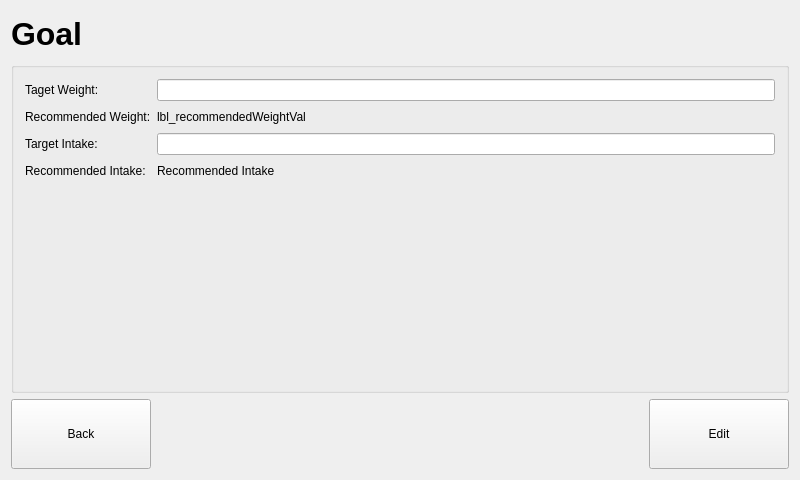
<?xml version="1.0" encoding="UTF-8"?>
<ui version="4.0">
 <class>goal</class>
 <widget class="QWidget" name="goal">
  <property name="geometry">
   <rect>
    <x>0</x>
    <y>0</y>
    <width>800</width>
    <height>480</height>
   </rect>
  </property>
  <property name="windowTitle">
   <string>goal</string>
  </property>
  <layout class="QGridLayout" name="gridLayout">
   <item row="0" column="0">
    <widget class="QLabel" name="lbl_title">
     <property name="font">
      <font>
       <pointsize>24</pointsize>
       <weight>75</weight>
       <bold>true</bold>
      </font>
     </property>
     <property name="text">
      <string>Goal</string>
     </property>
    </widget>
   </item>
   <item row="2" column="0">
    <widget class="QPushButton" name="btn_back">
     <property name="minimumSize">
      <size>
       <width>140</width>
       <height>70</height>
      </size>
     </property>
     <property name="text">
      <string>Back</string>
     </property>
    </widget>
   </item>
   <item row="2" column="2">
    <widget class="QPushButton" name="btn_edit">
     <property name="minimumSize">
      <size>
       <width>140</width>
       <height>70</height>
      </size>
     </property>
     <property name="text">
      <string>Edit</string>
     </property>
    </widget>
   </item>
   <item row="2" column="1">
    <spacer name="horizontalSpacer">
     <property name="orientation">
      <enum>Qt::Horizontal</enum>
     </property>
     <property name="sizeHint" stdset="0">
      <size>
       <width>487</width>
       <height>20</height>
      </size>
     </property>
    </spacer>
   </item>
   <item row="1" column="0" colspan="3">
    <widget class="QGroupBox" name="groupBox">
     <property name="minimumSize">
      <size>
       <width>741</width>
       <height>331</height>
      </size>
     </property>
     <property name="title">
      <string/>
     </property>
     <layout class="QFormLayout" name="formLayout">
      <item row="0" column="0">
       <widget class="QLabel" name="lbl_targetWeight">
        <property name="minimumSize">
         <size>
          <width>50</width>
          <height>20</height>
         </size>
        </property>
        <property name="text">
         <string>Taget Weight:</string>
        </property>
       </widget>
      </item>
      <item row="0" column="1">
       <widget class="QLineEdit" name="lineEdit_targetWeight">
        <property name="minimumSize">
         <size>
          <width>513</width>
          <height>19</height>
         </size>
        </property>
       </widget>
      </item>
      <item row="1" column="0">
       <widget class="QLabel" name="lbl_recommendedWeight">
        <property name="minimumSize">
         <size>
          <width>61</width>
          <height>19</height>
         </size>
        </property>
        <property name="text">
         <string>Recommended Weight:</string>
        </property>
       </widget>
      </item>
      <item row="1" column="1">
       <widget class="QLabel" name="lbl_recommendedWeightVal">
        <property name="minimumSize">
         <size>
          <width>513</width>
          <height>20</height>
         </size>
        </property>
        <property name="text">
         <string>lbl_recommendedWeightVal</string>
        </property>
       </widget>
      </item>
      <item row="2" column="0">
       <widget class="QLabel" name="lbl_targetIntake">
        <property name="minimumSize">
         <size>
          <width>80</width>
          <height>20</height>
         </size>
        </property>
        <property name="text">
         <string>Target Intake:</string>
        </property>
       </widget>
      </item>
      <item row="2" column="1">
       <widget class="QLineEdit" name="lineEdit_targetIntake">
        <property name="minimumSize">
         <size>
          <width>513</width>
          <height>19</height>
         </size>
        </property>
       </widget>
      </item>
      <item row="3" column="0">
       <widget class="QLabel" name="lbl_recommendedIntake">
        <property name="minimumSize">
         <size>
          <width>55</width>
          <height>19</height>
         </size>
        </property>
        <property name="text">
         <string>Recommended Intake:</string>
        </property>
       </widget>
      </item>
      <item row="3" column="1">
       <widget class="QLabel" name="lbl_recommendedIntakeVal">
        <property name="minimumSize">
         <size>
          <width>513</width>
          <height>20</height>
         </size>
        </property>
        <property name="text">
         <string>Recommended Intake</string>
        </property>
       </widget>
      </item>
     </layout>
    </widget>
   </item>
  </layout>
 </widget>
 <layoutdefault spacing="6" margin="11"/>
 <resources/>
 <connections/>
</ui>
